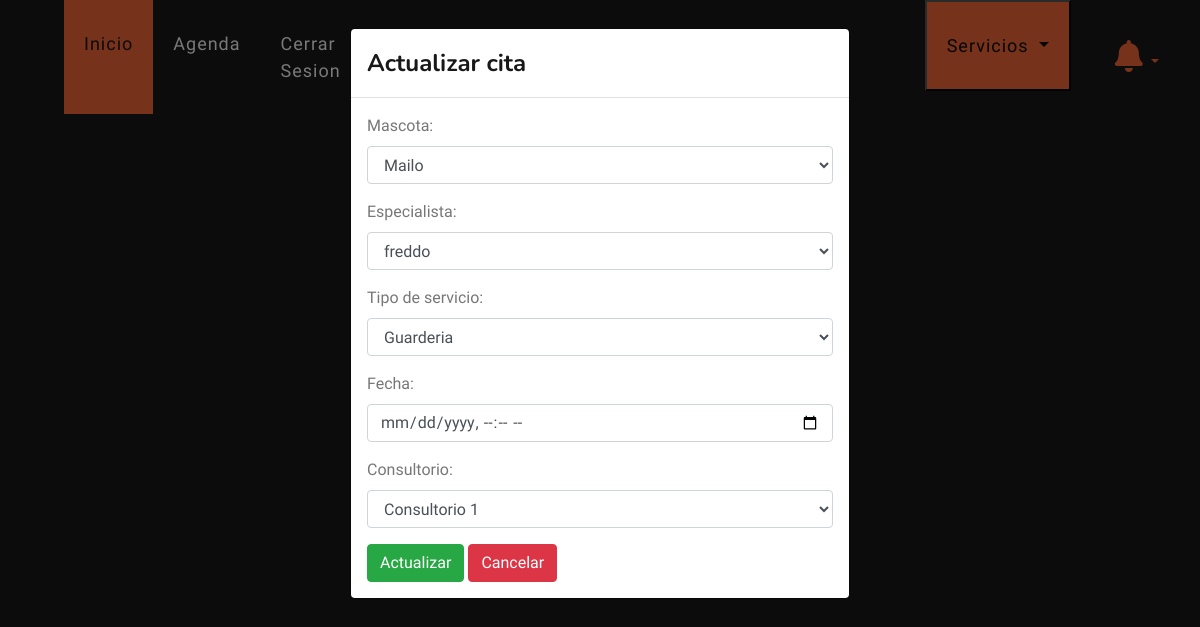
Screenshot of /actualizar/cita/1 (signed in) with the database file from the repository.
### veterinary/models.py (models this page shows, shortened)
class Events(models.Model):
    veterinary = models.ForeignKey(Veterinary, on_delete=models.PROTECT, null=True, blank=True)
    pet = models.ForeignKey(Pet, on_delete=models.PROTECT)
    doctor = models.ForeignKey(User, on_delete=models.PROTECT, limit_choices_to={'is_doctor': True})
    name = models.CharField(max_length=255, null=True, blank=True, default="Consulta")
    end = models.DateTimeField(null=True, blank=True)
    start = models.DateTimeField(null=True, blank=True, default=datetime.now)
    room = models.CharField(max_length=15, null=False)
    is_active = models.BooleanField(default=True)

### veterinary/views.py (the view)
# urls.py: path("actualizar/cita/<int:id>", views.updateDate, name='updateDate'),
@login_required(login_url="login")
def updateDate(request, id):
    veterinary_logued = request.user.veterinary
    date = Events.objects.get(id=id)
    if request.method == "POST":
        form = EventForm(veterinary_logued, request.POST, instance=date)
        if form.is_valid():
            form.save()
            return redirect(home)
    else:
        form = EventForm(veterinary_logued, instance=date)
    context = {"form": form}
    return render(request, "veterinary/updateDate.html", context)

### veterinary/models.py (called while the page is built)
    def __str__(self):
        return self.namePet

### veterinary/views.py (called while the page is built)
def check_notifications(request):
    if not request.user.is_authenticated:
        veterinary_logued = Veterinary.objects.get(id=1)
    else:
        veterinary_logued = request.user.veterinary
    if not Client.objects.filter(veterinary=veterinary_logued).exists():
        messages.info(request, 'Registra clientes')
    if not Pet.objects.filter(client__veterinary=veterinary_logued).exists():
        messages.info(request, 'Registra mascotas')
    if not Category.objects.filter(veterinary=veterinary_logued).exists():
        messages.info(request, 'Registra categorias y productos')
    if not Events.objects.filter(veterinary=veterinary_logued).exists():
        messages.info(request, 'Registra tu primer cita')

### templates/veterinary/updateDate.html (shortened to what this page needs)
{% extends 'layout/base.html' %}
{% block 'style' %}
{% load static %}
<link rel="stylesheet" href="{% static 'css/estilo.css' %}">
{% endblock %}
{% block 'header' %}
{% include 'layout/partials/headerbase.html' %}
{% endblock %}
{% block 'content' %}
{% if form.instance %}
<div class="modal fade" id="myModal" tabindex="-1" role="dialog" aria-labelledby="myModalLabel" data-backdrop="static" data-keyboard="false">
  <div class="modal-dialog" role="document">
    <div class="modal-content">
      <div class="modal-header">
        <h4 class="modal-title" id="myModalLabel">Actualizar cita</h4>
      </div>
      <div class="modal-body">
        <form method="post" id="update-form">
          {{ form.as_p }}
          <input type="submit" class="btn btn-success" value="Actualizar">
          <a href="{% url 'home' %}" class="btn btn-danger">Cancelar</a>
        </form>
      </div>
    </div>
  </div>
</div>
{% endif %}
<div class="container-fluid" style="background-color: #181818;">
  <div class="row">
  </div>
</div>
{% endblock %}

### rows the page displays
Events: pet "Mailo", doctor "freddo", name "Guarderia", room "Consultorio 1"
